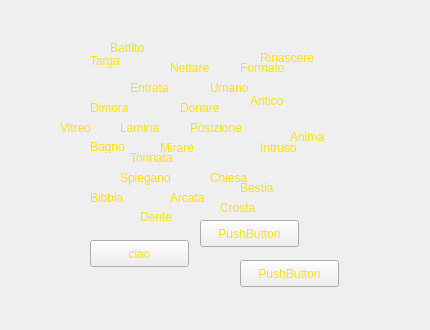
<?xml version="1.0" encoding="UTF-8"?>
<ui version="4.0">
 <class>Panel1Test1</class>
 <widget class="QWidget" name="Panel1Test1">
  <property name="geometry">
   <rect>
    <x>0</x>
    <y>0</y>
    <width>430</width>
    <height>330</height>
   </rect>
  </property>
  <property name="palette">
   <palette>
    <active>
     <colorrole role="Midlight">
      <brush brushstyle="SolidPattern">
       <color alpha="255">
        <red>255</red>
        <green>255</green>
        <blue>255</blue>
       </color>
      </brush>
     </colorrole>
    </active>
    <inactive>
     <colorrole role="Midlight">
      <brush brushstyle="SolidPattern">
       <color alpha="255">
        <red>255</red>
        <green>255</green>
        <blue>255</blue>
       </color>
      </brush>
     </colorrole>
    </inactive>
    <disabled>
     <colorrole role="Midlight">
      <brush brushstyle="SolidPattern">
       <color alpha="255">
        <red>255</red>
        <green>255</green>
        <blue>255</blue>
       </color>
      </brush>
     </colorrole>
    </disabled>
   </palette>
  </property>
  <property name="windowTitle">
   <string>Form</string>
  </property>
  <layout class="QGridLayout" name="gridLayout_2">
   <item row="0" column="0">
    <layout class="QGridLayout" name="gridLayout">
     <item row="1" column="0">
      <spacer name="horizontalSpacer">
       <property name="orientation">
        <enum>Qt::Horizontal</enum>
       </property>
       <property name="sizeHint" stdset="0">
        <size>
         <width>40</width>
         <height>20</height>
        </size>
       </property>
      </spacer>
     </item>
     <item row="0" column="1">
      <spacer name="verticalSpacer">
       <property name="orientation">
        <enum>Qt::Vertical</enum>
       </property>
       <property name="sizeHint" stdset="0">
        <size>
         <width>20</width>
         <height>40</height>
        </size>
       </property>
      </spacer>
     </item>
     <item row="2" column="1">
      <spacer name="verticalSpacer_2">
       <property name="orientation">
        <enum>Qt::Vertical</enum>
       </property>
       <property name="sizeHint" stdset="0">
        <size>
         <width>20</width>
         <height>40</height>
        </size>
       </property>
      </spacer>
     </item>
     <item row="1" column="2">
      <spacer name="horizontalSpacer_2">
       <property name="orientation">
        <enum>Qt::Horizontal</enum>
       </property>
       <property name="sizeHint" stdset="0">
        <size>
         <width>40</width>
         <height>20</height>
        </size>
       </property>
      </spacer>
     </item>
     <item row="1" column="1">
      <widget class="QWidget" name="widget" native="true">
       <property name="minimumSize">
        <size>
         <width>390</width>
         <height>290</height>
        </size>
       </property>
       <property name="styleSheet">
        <string notr="true">QWidget[objectName=&quot;widget&quot;]{
	/*background-color: rgb(170, 255, 255);*/
}

QLabel {
	font: 87 10pt &quot;Arial Black&quot;;
	/*font: 75 11pt &quot;Courier New&quot;;*/
	color:rgb(255, 226, 0)
}

QLabel[switchColor=&quot;true&quot;] {
	color:rgb(0, 190, 152)
}

QPushButton {
	font: 87 10pt &quot;Arial Black&quot;;
	color:rgb(255, 226, 0)
}</string>
       </property>
       <widget class="QLabel" name="label">
        <property name="geometry">
         <rect>
          <x>150</x>
          <y>170</y>
          <width>61</width>
          <height>16</height>
         </rect>
        </property>
        <property name="text">
         <string>Arcata</string>
        </property>
        <property name="switchColor" stdset="0">
         <bool>true</bool>
        </property>
       </widget>
       <widget class="QLabel" name="label_2">
        <property name="geometry">
         <rect>
          <x>70</x>
          <y>170</y>
          <width>61</width>
          <height>16</height>
         </rect>
        </property>
        <property name="text">
         <string>Bibbia</string>
        </property>
        <property name="switchColor" stdset="0">
         <bool>false</bool>
        </property>
       </widget>
       <widget class="QLabel" name="label_3">
        <property name="geometry">
         <rect>
          <x>160</x>
          <y>80</y>
          <width>61</width>
          <height>16</height>
         </rect>
        </property>
        <property name="text">
         <string>Donare</string>
        </property>
        <property name="switchColor" stdset="0">
         <bool>false</bool>
        </property>
       </widget>
       <widget class="QLabel" name="label_4">
        <property name="geometry">
         <rect>
          <x>110</x>
          <y>60</y>
          <width>61</width>
          <height>16</height>
         </rect>
        </property>
        <property name="text">
         <string>Entrata</string>
        </property>
        <property name="switchColor" stdset="0">
         <bool>false</bool>
        </property>
       </widget>
       <widget class="QLabel" name="label_5">
        <property name="geometry">
         <rect>
          <x>190</x>
          <y>150</y>
          <width>61</width>
          <height>16</height>
         </rect>
        </property>
        <property name="text">
         <string>Chiesa</string>
        </property>
        <property name="switchColor" stdset="0">
         <bool>false</bool>
        </property>
       </widget>
       <widget class="QLabel" name="label_6">
        <property name="geometry">
         <rect>
          <x>70</x>
          <y>80</y>
          <width>61</width>
          <height>16</height>
         </rect>
        </property>
        <property name="text">
         <string>Dimora</string>
        </property>
        <property name="switchColor" stdset="0">
         <bool>true</bool>
        </property>
       </widget>
       <widget class="QLabel" name="label_7">
        <property name="geometry">
         <rect>
          <x>100</x>
          <y>100</y>
          <width>61</width>
          <height>16</height>
         </rect>
        </property>
        <property name="text">
         <string>Lamina</string>
        </property>
        <property name="switchColor" stdset="0">
         <bool>true</bool>
        </property>
       </widget>
       <widget class="QLabel" name="label_8">
        <property name="geometry">
         <rect>
          <x>230</x>
          <y>70</y>
          <width>61</width>
          <height>21</height>
         </rect>
        </property>
        <property name="text">
         <string>Antico</string>
        </property>
        <property name="switchColor" stdset="0">
         <bool>false</bool>
        </property>
       </widget>
       <widget class="QLabel" name="label_9">
        <property name="geometry">
         <rect>
          <x>240</x>
          <y>120</y>
          <width>71</width>
          <height>16</height>
         </rect>
        </property>
        <property name="text">
         <string>Intruso</string>
        </property>
        <property name="switchColor" stdset="0">
         <bool>true</bool>
        </property>
       </widget>
       <widget class="QLabel" name="label_10">
        <property name="geometry">
         <rect>
          <x>140</x>
          <y>120</y>
          <width>61</width>
          <height>16</height>
         </rect>
        </property>
        <property name="text">
         <string>Mirare</string>
        </property>
        <property name="switchColor" stdset="0">
         <bool>false</bool>
        </property>
       </widget>
       <widget class="QLabel" name="label_11">
        <property name="geometry">
         <rect>
          <x>150</x>
          <y>40</y>
          <width>61</width>
          <height>16</height>
         </rect>
        </property>
        <property name="text">
         <string>Nettare</string>
        </property>
        <property name="switchColor" stdset="0">
         <bool>true</bool>
        </property>
       </widget>
       <widget class="QLabel" name="label_12">
        <property name="geometry">
         <rect>
          <x>70</x>
          <y>120</y>
          <width>46</width>
          <height>13</height>
         </rect>
        </property>
        <property name="text">
         <string>Bagno</string>
        </property>
        <property name="switchColor" stdset="0">
         <bool>true</bool>
        </property>
       </widget>
       <widget class="QLabel" name="label_13">
        <property name="geometry">
         <rect>
          <x>170</x>
          <y>100</y>
          <width>81</width>
          <height>16</height>
         </rect>
        </property>
        <property name="text">
         <string>Posizione</string>
        </property>
        <property name="switchColor" stdset="0">
         <bool>false</bool>
        </property>
       </widget>
       <widget class="QLabel" name="label_14">
        <property name="geometry">
         <rect>
          <x>240</x>
          <y>30</y>
          <width>81</width>
          <height>16</height>
         </rect>
        </property>
        <property name="text">
         <string>Rinascere</string>
        </property>
        <property name="switchColor" stdset="0">
         <bool>true</bool>
        </property>
       </widget>
       <widget class="QLabel" name="label_15">
        <property name="geometry">
         <rect>
          <x>100</x>
          <y>150</y>
          <width>71</width>
          <height>16</height>
         </rect>
        </property>
        <property name="text">
         <string>Spiegano</string>
        </property>
        <property name="switchColor" stdset="0">
         <bool>true</bool>
        </property>
       </widget>
       <widget class="QLabel" name="label_16">
        <property name="geometry">
         <rect>
          <x>110</x>
          <y>130</y>
          <width>71</width>
          <height>16</height>
         </rect>
        </property>
        <property name="text">
         <string>Tonnata</string>
        </property>
        <property name="switchColor" stdset="0">
         <bool>false</bool>
        </property>
       </widget>
       <widget class="QLabel" name="label_17">
        <property name="geometry">
         <rect>
          <x>190</x>
          <y>60</y>
          <width>51</width>
          <height>16</height>
         </rect>
        </property>
        <property name="text">
         <string>Umano</string>
        </property>
        <property name="switchColor" stdset="0">
         <bool>true</bool>
        </property>
       </widget>
       <widget class="QLabel" name="label_18">
        <property name="geometry">
         <rect>
          <x>40</x>
          <y>100</y>
          <width>61</width>
          <height>16</height>
         </rect>
        </property>
        <property name="text">
         <string>Vitreo</string>
        </property>
        <property name="switchColor" stdset="0">
         <bool>false</bool>
        </property>
       </widget>
       <widget class="QLabel" name="label_19">
        <property name="geometry">
         <rect>
          <x>90</x>
          <y>20</y>
          <width>61</width>
          <height>16</height>
         </rect>
        </property>
        <property name="text">
         <string>Battito</string>
        </property>
        <property name="switchColor" stdset="0">
         <bool>true</bool>
        </property>
       </widget>
       <widget class="QLabel" name="label_20">
        <property name="geometry">
         <rect>
          <x>270</x>
          <y>110</y>
          <width>46</width>
          <height>13</height>
         </rect>
        </property>
        <property name="text">
         <string>Anima</string>
        </property>
        <property name="switchColor" stdset="0">
         <bool>false</bool>
        </property>
       </widget>
       <widget class="QLabel" name="label_21">
        <property name="geometry">
         <rect>
          <x>220</x>
          <y>160</y>
          <width>61</width>
          <height>16</height>
         </rect>
        </property>
        <property name="text">
         <string>Bestia</string>
        </property>
        <property name="switchColor" stdset="0">
         <bool>true</bool>
        </property>
       </widget>
       <widget class="QLabel" name="label_22">
        <property name="geometry">
         <rect>
          <x>200</x>
          <y>180</y>
          <width>61</width>
          <height>16</height>
         </rect>
        </property>
        <property name="text">
         <string>Crosta</string>
        </property>
        <property name="switchColor" stdset="0">
         <bool>false</bool>
        </property>
       </widget>
       <widget class="QLabel" name="label_23">
        <property name="geometry">
         <rect>
          <x>120</x>
          <y>190</y>
          <width>46</width>
          <height>13</height>
         </rect>
        </property>
        <property name="text">
         <string>Dente</string>
        </property>
        <property name="switchColor" stdset="0">
         <bool>true</bool>
        </property>
       </widget>
       <widget class="QLabel" name="label_24">
        <property name="geometry">
         <rect>
          <x>220</x>
          <y>40</y>
          <width>71</width>
          <height>16</height>
         </rect>
        </property>
        <property name="text">
         <string>Formato</string>
        </property>
        <property name="switchColor" stdset="0">
         <bool>false</bool>
        </property>
       </widget>
       <widget class="QLabel" name="label_25">
        <property name="geometry">
         <rect>
          <x>70</x>
          <y>30</y>
          <width>46</width>
          <height>21</height>
         </rect>
        </property>
        <property name="text">
         <string>Targa</string>
        </property>
        <property name="switchColor" stdset="0">
         <bool>false</bool>
        </property>
       </widget>
       <widget class="QPushButton" name="pushButton">
        <property name="geometry">
         <rect>
          <x>220</x>
          <y>240</y>
          <width>99</width>
          <height>27</height>
         </rect>
        </property>
        <property name="text">
         <string>PushButton</string>
        </property>
        <attribute name="buttonGroup">
         <string notr="true">buttonGroup</string>
        </attribute>
       </widget>
       <widget class="QPushButton" name="pushButton_2">
        <property name="geometry">
         <rect>
          <x>70</x>
          <y>220</y>
          <width>99</width>
          <height>27</height>
         </rect>
        </property>
        <property name="text">
         <string>ciao</string>
        </property>
        <attribute name="buttonGroup">
         <string notr="true">buttonGroup</string>
        </attribute>
       </widget>
       <widget class="QPushButton" name="pushButton_3">
        <property name="geometry">
         <rect>
          <x>180</x>
          <y>200</y>
          <width>99</width>
          <height>27</height>
         </rect>
        </property>
        <property name="text">
         <string>PushButton</string>
        </property>
        <attribute name="buttonGroup">
         <string notr="true">buttonGroup</string>
        </attribute>
       </widget>
      </widget>
     </item>
    </layout>
   </item>
  </layout>
 </widget>
 <resources/>
 <connections/>
 <buttongroups>
  <buttongroup name="buttonGroup"/>
 </buttongroups>
</ui>
